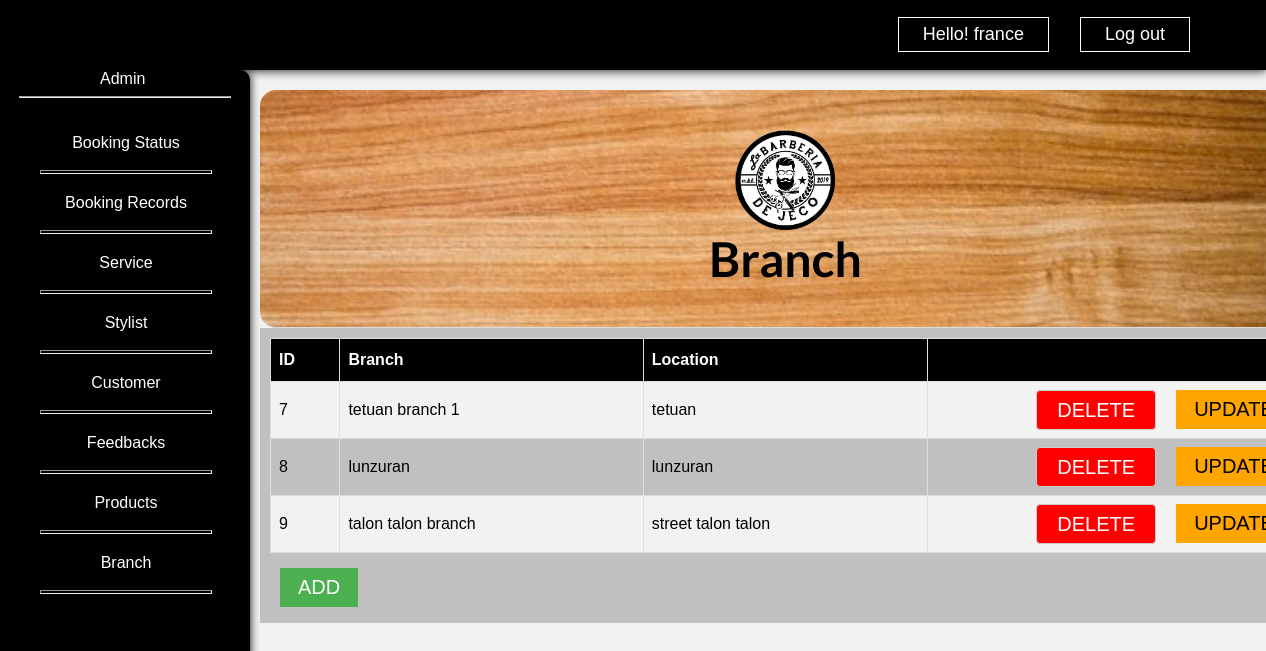
The page /admins/branch (signed in) on the database its author committed.
### tables this page shows
CREATE TABLE `branch` (
  `id` int(11) NOT NULL,
  `branch_name` varchar(100) NOT NULL,
  `branch_location` varchar(100) NOT NULL
);

### app/libraries/Core.php (called while the page is built, shortened)
<?php
  class Core {
    protected $currentMethod = 'index';
    public function __construct(){
      $url = $this->getUrl();
      if($url != NULL){
      if(file_exists('../app/controllers/' . ucwords($url[0]). '.php')){
        unset($url[0]);
      }
    }
      $this->currentController = new $this->currentController;
      if(isset($url[1])){
        if(method_exists($this->currentController, $url[1])){
          $this->currentMethod = $url[1];
          unset($url[1]);
        }
      }
      $this->params = $url ? array_values($url) : [];
      call_user_func_array([$this->currentController, $this->currentMethod], $this->params);
    }
    public function getUrl(){
      if(isset($_GET['url'])){
        $url = rtrim($_GET['url'], '/');
        $url = filter_var($url, FILTER_SANITIZE_URL);
        $url = explode('/', $url);
        return $url;
      }
    }
  }

### app/require.php (called while the page is built, shortened)
<?php
    require_once 'libraries/Core.php';
    require_once 'libraries/Database.php';
    $init = new Core();

### public/index.php (called while the page is built)
<?php
    require_once '../app/require.php';

### app/libraries/Database.php (called while the page is built, shortened)
<?php
    class Database {
        private $dbHost = DB_HOST;
        private $dbUser = DB_USER;
        private $dbPass = DB_PASS;
        private $dbName = DB_NAME;
        private $statement;
        private $dbHandler;
        public function __construct() {
            $conn = 'mysql:host=' . $this->dbHost . ';dbname=' . $this->dbName;
            $options = array(
                PDO::ATTR_PERSISTENT => true,
                PDO::ATTR_ERRMODE => PDO::ERRMODE_EXCEPTION
            );
            try {
                $this->dbHandler = new PDO($conn, $this->dbUser, $this->dbPass, $options);
            } catch (PDOException $e) {
                $this->error = $e->getMessage();
                echo $this->error;
            }
        }
        public function query($sql) {
            $this->statement = $this->dbHandler->prepare($sql);
        }
        public function execute() {
            return $this->statement->execute();
        }
        public function resultSet() {
            $this->execute();
            return $this->statement->fetchAll(PDO::FETCH_OBJ);
        }
    }

### app/models/Admin.php (called while the page is built, shortened)
<?php
class Admin {
    private $db;
    public function __construct() {
        $this->db = new Database;
    }
    public function findBranch(){
        $this->db->query('SELECT * FROM branch ORDER BY id ASC');
        $results = $this->db->resultSet();
        return $results;
    }
}

### app/views/admins/branch.php (the view)
<?php
   require APPROOT . '/views/includes/headDashboard.php';
?>
<div class="navbar dark">
    <?php
       require APPROOT . '/views/includes/navigation.php';
    ?>
</div>
    <?php
       require APPROOT . '/views/includes/sidebar.php';
    ?>
<div class="wrapper-landing">
        <div class="container-item">
            <img src="../img/iconJeco.png" alt="" width="100" height="auto" style="display: inline-block"><h1>Branch</h1>
        </div>
        <div class="wrapper-border">
            <table id="customers">
                <tr>
                    <th>ID</th>
                    <th>Branch</th>
                    <th>Location</th>
                    <th></th>
                </tr>
                <?php foreach($data['admins'] as $admin): ?>
                <tr>
                    <td><?php echo $admin->id; ?></td>
                    <td><?php echo $admin->branch_name; ?></td>
                    <td><?php echo $admin->branch_location; ?></td>
                    <td>
                        <?php if(isset($_SESSION['user_id']) == $admin->id): ?>
                        <a
                            class="btn orange"
                            href="<?php echo URLROOT . "/admins/updateBranch/" . $admin->id ?>">
                            Update
                        </a>
                        <form action="<?php echo URLROOT . "/admins/deleteBranch/" . $admin->id ?>" method="POST">
                            <input type="submit" name="deleteBranch" value="Delete" class="btn red">
                        </form>
                        <?php endif; ?>
                    </td>
                </tr>
                <?php endforeach; ?>
            </table>
            <?php if($_SESSION['role'] == "Admin" && isset($_SESSION['user_id'])): ?>
            <a class="btn green" href="<?php echo URLROOT; ?>/admins/addBranch">
                Add
            </a>
        </div>
    <?php endif; ?>
</div>

### public/css/home.css (style rules this page uses)
html, body { height: 100%; width: 100%; padding: 0; margin: 0; top: 0; bottom: 0; font-family: 'Lato', sans-serif; background-color: #f2f2f2; }
a { text-decoration: none; }
.wrapper-landing { z-index: 0; position: relative; text-align: center; max-width: 83%; max-height: auto; top: 20px; left: 260px; }
.wrapper-landing h1 { font-size: 48px; color: black; margin: 0; font-weight: bolder; }
.navbar { width: 100%; height: 70px; background-color: #1a1a1a; box-shadow: 0px 0px 10px #1a1a1a; }
input::placeholder { color: #a1a1a1; font-size: 14px; }
.dark { background-color: #000000; box-shadow: 0px 0px 10px #000000; }
.wrapper-border { background: rgba(180, 180, 180, 0.8); padding: 10px 10px 70px 10px; }
.container-item { border-radius: 1em; background-image: url('../img/woodenBack1.jpg'); background-size: cover; background-position: center; background-repeat: no-repeat; border-bottom: 1px solid #dcdcdc; padding: 40px 0 40px 0; }
.btn { padding: 8px 18px; font-size: 20px; text-transform: uppercase; color: #ffffff; }
.green { background-color: #4CAF50; float: left; margin: 15px 0 0 10px; }
input, textarea { width: 400px; margin: 20px 0px; border: 1px solid #cbcbcb; border-radius: 4px; background-color: #f5f5f5; padding: 8px; font-size: 18px; color: #666; }
input { height: 35px; }
::placeholder { font-size: 14px; font-weight: 100; font-style: italic; }
.orange { background-color: orange; color: #000000; float: right; }
.red { background-color: #ff0000; float: right; width: 120px; margin: 0px 20px; height: 40px; }
#customers { font-family: Arial, Helvetica, sans-serif; border-collapse: collapse; width: 100%; }
#customers td, #customers th { border: 1px solid #ddd; padding: 8px; }
#customers tr:nth-child(even) { background-color: #f2f2f2; }
#customers th { padding-top: 12px; padding-bottom: 12px; text-align: left; background-color: black; color: white; }

### rows shown on the page
branch: id "7", branch_name "tetuan branch 1", branch_location "tetuan"
branch: id "8", branch_name "lunzuran", branch_location "lunzuran"
branch: id "9", branch_name "talon talon branch", branch_location "street talon talon"

### other values the page prints
$_SESSION['username'] "france"
$_SESSION['role'] "Admin"
